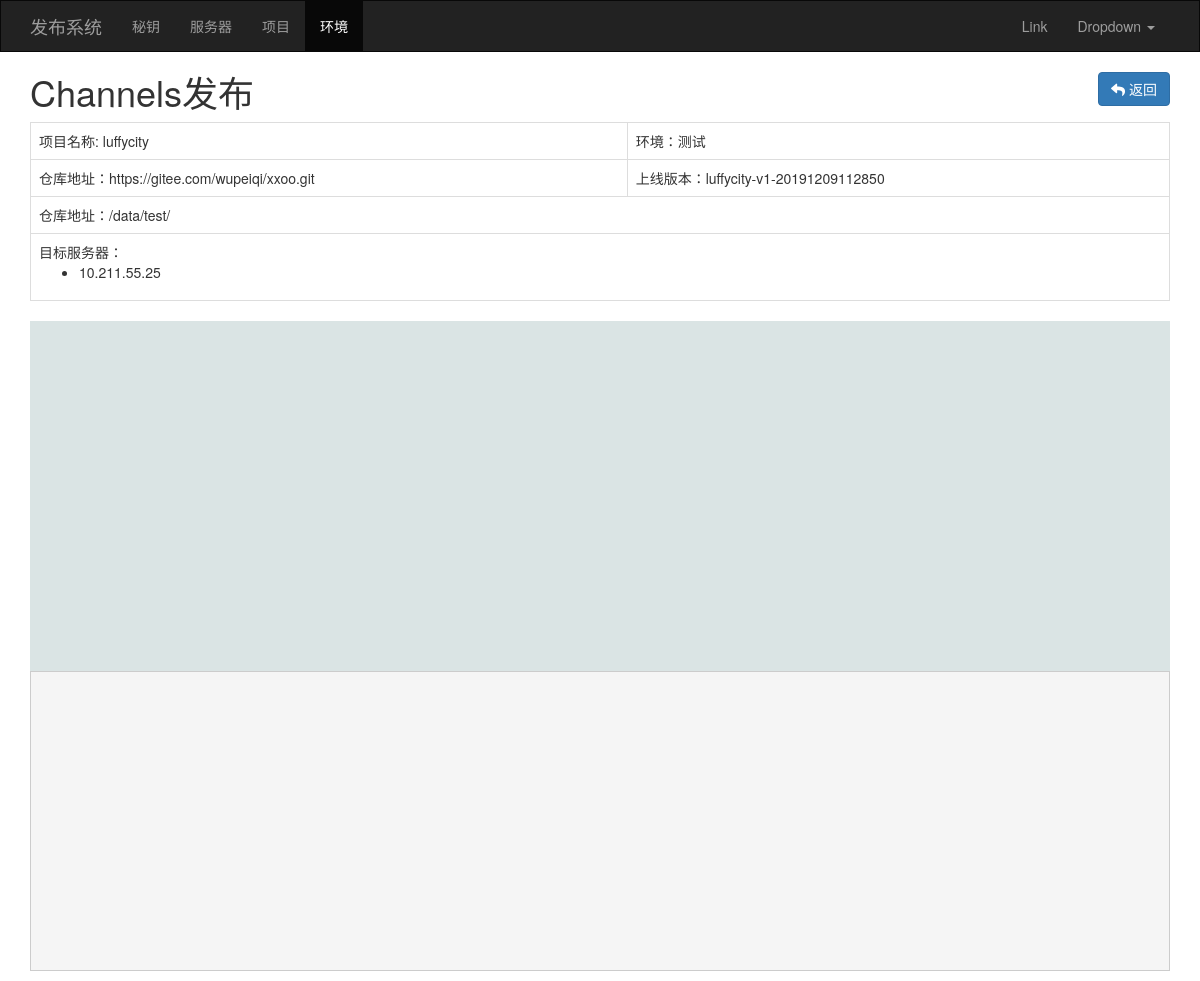
The page /env/channels/deploy/53/ on the database its author committed.
### apps/web/models.py (models this page shows, shortened)
class DeployTask(models.Model):
    summary = models.CharField(verbose_name='描述', max_length=64)
    uid = models.CharField(verbose_name='任务ID', max_length=64, help_text="任务ID格式为：项目-版本-时间，例如 cmdb-v1-201911012359.zip")
    status_choices = (
        (1, '待发布'),
        (2, '发布中'),
        (3, '成功'),
        (4, '失败'),
    )
    status = models.PositiveSmallIntegerField(verbose_name='状态', choices=status_choices, default=1)
    env = models.ForeignKey(verbose_name='环境', to='ProjectEnv')
    tag = models.CharField(verbose_name='版本', max_length=32, null=True, blank=True)
    branch = models.CharField(verbose_name='分支', max_length=32, null=True, blank=True)
    commit = models.CharField(verbose_name='提交记录', max_length=40, null=True, blank=True)
    deploy_type_choices = (
        (1, '全量主机发布'),
        (2, '自定义主机发布'),
    )
    deploy_type = models.PositiveSmallIntegerField(verbose_name='发布类型', choices=deploy_type_choices, default=1)
    """
    xx = models.ManyToManyField(verbose_name='自定义主机',
                                to='Server',
                                through='DeployServer',
                                through_fields=('deploy', 'server'))
    """
    before_download_script = models.TextField(verbose_name='下载前脚本', null=True, blank=True)
    after_download_script = models.TextField(verbose_name='下载后脚本', null=True, blank=True)
    before_deploy_script = models.TextField(verbose_name='发布前脚本', null=True, blank=True)
    after_deploy_script = models.TextField(verbose_name='发布后脚本', null=True, blank=True)

class ProjectEnv(models.Model):
    project = models.ForeignKey(verbose_name='项目', to='Project')
    env_choices = (
        ('test', '测试'),
        ('prod', '正式')
    )
    env = models.CharField(verbose_name='环境', choices=env_choices, max_length=32)
    path = models.CharField(verbose_name='线上部署路径', max_length=128)
    servers = models.ManyToManyField(verbose_name='服务器', to='Server')

class Project(models.Model):
    title = models.CharField(verbose_name='项目名', max_length=32)
    repo = models.CharField(verbose_name='git仓库地址', max_length=128)  # ['http', 'https', 'ftp', 'ftps']

class DeployServer(models.Model):
    deploy = models.ForeignKey(verbose_name='发布任务', to='DeployTask')
    server = models.ForeignKey(verbose_name='服务器', to='Server')
    status_choices = (
        (1, '待发布'),
        (2, '发布中'),
        (3, '失败'),
        (4, '成功'),
    )
    status = models.PositiveSmallIntegerField(verbose_name='状态', choices=status_choices, default=1)

class Server(models.Model):
    hostname = models.CharField(verbose_name='主机名', max_length=32)

### apps/web/views/deploy.py (the view)
# urls.py: url(r'^env/channels/deploy/(?P<task_id>\d+)/$', deploy.channels_deploy, name='channels_deploy'),
def channels_deploy(request, task_id):
    task_object = models.DeployTask.objects.filter(id=task_id).first()
    deploy_server_list = models.DeployServer.objects.filter(deploy=task_object)
    return render(request, 'web/channels_deploy.html',
                  {'deploy_server_list': deploy_server_list, 'task_id': task_id, 'task_object': task_object})

### apps/web/templatetags/deploy.py (called while the page is built)
@register.inclusion_tag('web/include/menu.html')
def menu(request):
    menu_list = copy.deepcopy(settings.HG_MENU_LIST)
    for row in menu_list:
        if re.match(row['match'], request.path_info):
            row['class'] = "active"
            break
    return {'menu_list': menu_list}

### apps/web/templates/web/channels_deploy.html (shortened to what this page needs)
{% extends 'layout.html' %}
{% load staticfiles %}
{% block content %}
    <div class="container">
        <div class="btn-group" role="group" style="float: right;">
            <a href="{% url 'deploy_task_list' env_id=task_object.env_id %}" class="btn btn-primary">
                <i class="fa fa-reply" aria-hidden="true"></i> 返回</a>
        </div>
        <h1 style="margin-top:0">Channels发布</h1>
        <div>
            <table class="table table-bordered">
                <tbody>
                <tr>
                    <td>项目名称: {{ task_object.env.project.title }}</td>
                    <td>环境：{{ task_object.env.get_env_display }}</td>
                </tr>
                <tr>
                    <td>
                        仓库地址：{{ task_object.env.project.repo }}
                    </td>
                    <td>
                        上线版本：{{ task_object.uid }}
                    </td>
                </tr>
                <tr>
                    <td colspan="2">
                        仓库地址：{{ task_object.env.path }}
                    </td>
                </tr>
                <tr>
                    <td colspan="2">
                        目标服务器：
                        <ul>
                            {% for item in  deploy_server_list %}
                                <li>{{ item.server.hostname }}</li>
                            {% endfor %}
                        </ul>
                    </td>
                </tr>
                </tbody>
            </table>
        </div>
        <div id="myDiagramDiv" style="width:100%; height:350px; background-color: #DAE4E4;"></div>
        <pre id="log" class="log">
        </pre>
    </div>
{% endblock %}

### apps/web/templates/layout.html (style rules this page uses)
body { margin: 0; }

### apps/web/templates/web/channels_deploy.html (style rules this page uses)
.log { min-height: 300px; border-radius: 0; }

### rows shown on the page
DeployTask: env.project "luffycity", env.env "测试", env.project.repo "https://gitee.com/wupeiqi/xxoo.git", uid "luffycity-v1-20191209112850", env.path "/data/test/"
DeployServer: server.hostname "10.211.55.25"

### other values the page prints
{{ row.text }} "秘钥" "服务器" "项目" "环境"
